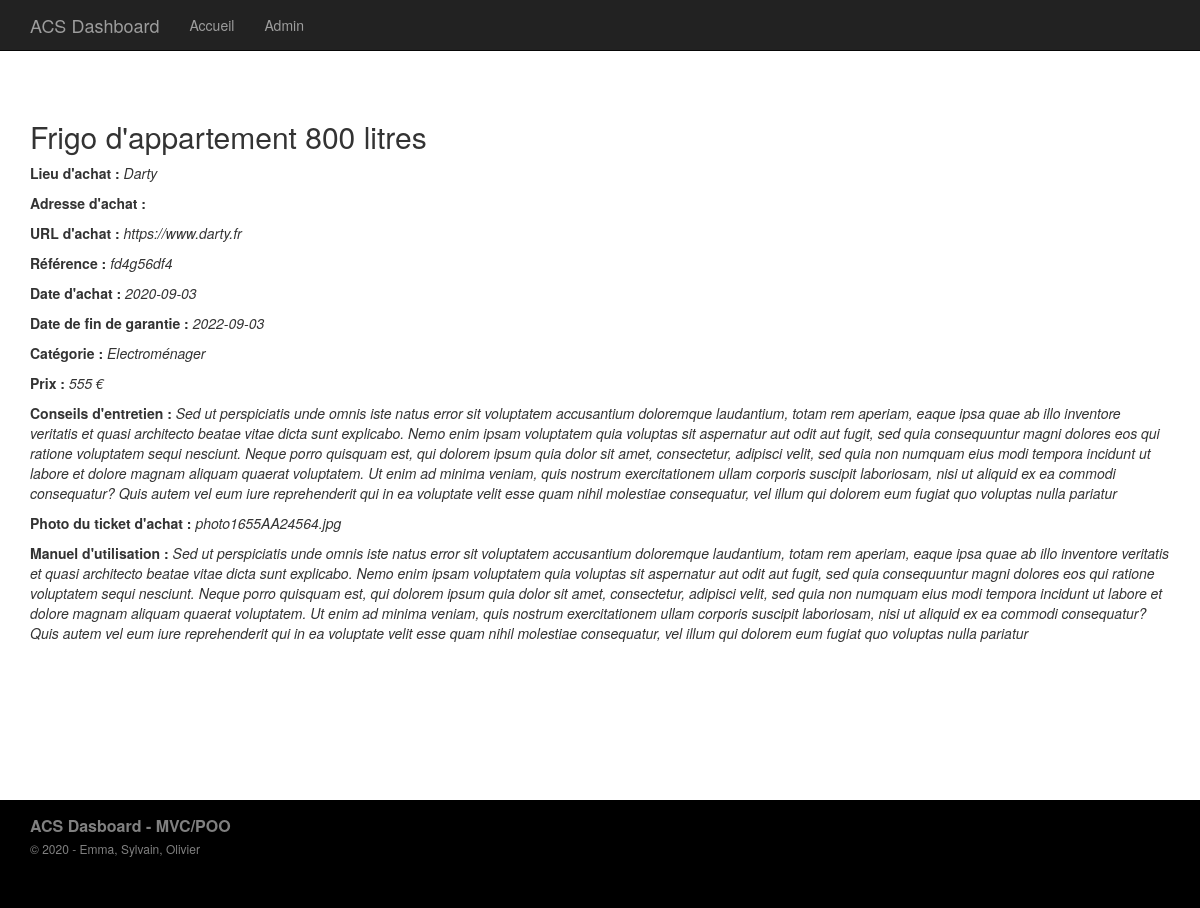
/index.php?p=posts.single&id=5, run on an earlier commit of the app's database.
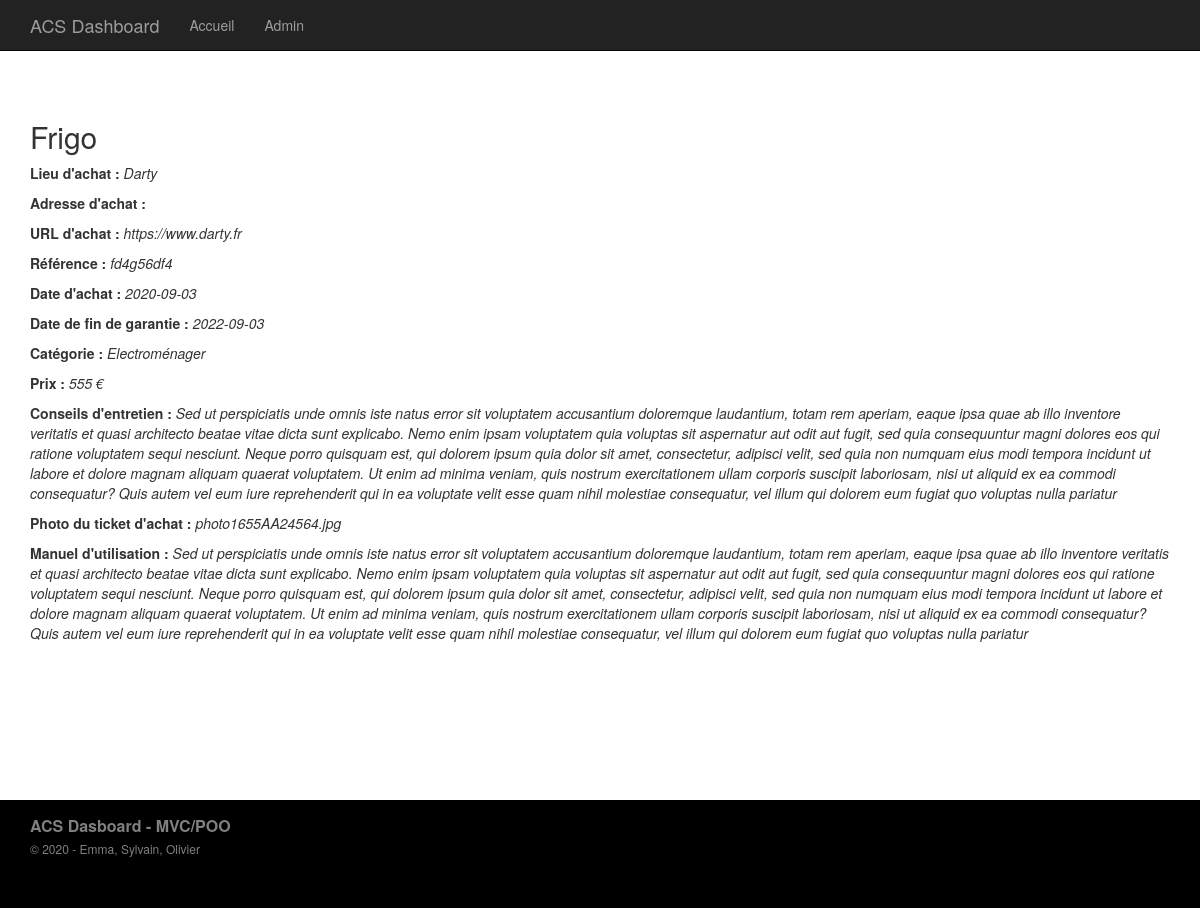
And on a later commit of the database.
### tables this page shows
CREATE TABLE IF NOT EXISTS `articles` (
  `id` int(11) NOT NULL AUTO_INCREMENT,
  `titre` varchar(255) DEFAULT NULL,
  `lieuachat` varchar(255) DEFAULT NULL,
  `adresseachat` varchar(255) DEFAULT NULL,
  `urlachat` varchar(255) DEFAULT NULL,
  `ref` varchar(255) NOT NULL,
  `dateachat` varchar(20) NOT NULL,
  `datefingarantie` varchar(20) NOT NULL,
  `category_id` int(11) DEFAULT NULL,
  `prix` int(10) NOT NULL DEFAULT 0,
  `conseilsentretien` longtext DEFAULT NULL,
  `phototicketachat` varchar(255) DEFAULT NULL,
  `manuelutilisation` longtext DEFAULT NULL,
  PRIMARY KEY (`id`)
);

CREATE TABLE IF NOT EXISTS `categories` (
  `id` int(11) NOT NULL AUTO_INCREMENT,
  `titre` varchar(255) DEFAULT NULL,
  PRIMARY KEY (`id`)
);

### core/Controller/Controller.php (called while the page is built, shortened)
<?php
    class Controller
    {
        protected $viewPath;
        protected function render($view, $variables = [])
        {
            extract($variables);
            require($this->viewPath . str_replace('.', '/', $view) . '.php');
        }
    }

### app/Controller/PostsController.php (called while the page is built, shortened)
<?php
    class PostsController extends AppController
    {
        public function single()
        {
            $article = $this->Post->findWitdhCategory($_GET['id']);
            $this->render('posts.single', compact('article'));
        }
    }

### public/index.php (called while the page is built, shortened)
<?php
    if (isset($_GET['p'])) {
        $page = $_GET['p'];
    } else {
        $page = 'posts.index';
    }
    $page = explode('.', $page);
    if ($page[0] == 'admin') {
        $controller = '\App\Controller\Admin\\' . ucfirst($page[1]) . 'Controller';
        $action = $page[2];
    } else {
        $action = $page[1];
    }
    $controller = new $controller();
    $controller->$action();

### core/Table/Table.php (called while the page is built, shortened)
<?php
    class Table
    {
        protected $db;
        public function __construct(Database $db)
        {
            $this->db = $db;
        }
        public function query($statement, $attributes = null, $one = false)
        {
            if ($attributes) {
                return $this->db->prepare(
                    $statement,
                    $attributes,
                    str_replace('Table', 'Entity', get_class($this)),
                    $one
                );
            } else {
                return $this->db->query(
                    $statement,
                    str_replace('Table', 'Entity', get_class($this)),
                     $one
                );
            }
        }
    }

### core/Database/MysqlDatabase.php (called while the page is built, shortened)
<?php
    class MysqlDatabase extends Database
    {
        private $pdo;
        private function getPDO()
        {
            if ($this->pdo === null) {
                $pdo = new PDO('mysql:dbname=mvc-blog;host=localhost', 'root', '');
                $pdo->setAttribute(PDO::ATTR_ERRMODE, PDO::ERRMODE_EXCEPTION);
                $this->pdo = $pdo;
            }
            return $this->pdo;
        }
        public function prepare($statement, $attributes, $class_name = null, $one = false)
        {
            $req = $this->getPDO()->prepare($statement);
            $res = $req->execute($attributes);
            if ($class_name === null) {
                $req->setFetchMode(PDO::FETCH_OBJ);
            } else {
                $req->setFetchMode(PDO::FETCH_CLASS, $class_name);
            }
            if ($one) {
                $datas = $req->fetch();
            }
            else {
                $datas = $req->fetchAll();
            }
            return $datas;
        }
    }

### app/Table/PostTable.php (called while the page is built, shortened)
<?php
    class PostTable extends Table
    {
        public function findWitdhCategory($id)
        {
            return $this->query(
                "
                SELECT articles.id, articles.titre, articles.lieuachat, articles.adresseachat, articles.urlachat, articles.ref, articles.dateachat, articles.datefingarantie, articles.prix, articles.conseilsentretien, articles.phototicketachat, articles.manuelutilisation, categories.titre as categorie
                FROM articles
                LEFT JOIN categories ON category_id = categories.id
                WHERE articles.id = ?
                ORDER BY articles.id DESC",
                [$id],
                true
            );
        }
    }

### app/Autoloader.php (called while the page is built, shortened)
<?php
  class Autoloader
  {
      public static function autoload($class)
      {
          if (strpos($class, __NAMESPACE__ . '\\') === 0) {
              $class = str_replace(__NAMESPACE__ . '\\', '', $class);
              $class = str_replace('\\', '/', $class);
          }
      }
  }

### core/Autoloader.php (called while the page is built, shortened)
<?php
  class Autoloader
  {
      public static function autoload($class)
      {
          if (strpos($class, __NAMESPACE__ . '\\') === 0) {
              $class = str_replace(__NAMESPACE__ . '\\', '', $class);
              $class = str_replace('\\', '/', $class);
          }
      }
  }

### app/Views/posts/single.php (the view)
<h2><?= $article->titre; ?></h2>
<p><b>Lieu d'achat : </b><em><?= $article->lieuachat; ?></em></p>
<p><b>Adresse d'achat : </b><em><?= $article->adresseachat; ?></em></p>
<p><b>URL d'achat : </b><em><?= $article->urlachat; ?></em></p>
<p><b>Référence : </b><em><?= $article->ref; ?></em></p>
<p><b>Date d'achat : </b><em><?= $article->dateachat; ?></em></p>
<p><b>Date de fin de garantie : </b><em><?= $article->datefingarantie; ?></em></p>
<p><b>Catégorie : </b><em><?= $article->categorie; ?></em></p>
<p><b>Prix : </b><em><?= $article->prix; ?> €</em></p>
<p><b>Conseils d'entretien : </b><em><?= $article->conseilsentretien; ?></em></p>
<p><b>Photo du ticket d'achat : </b><em><?= $article->phototicketachat; ?></em></p>
<p><b>Manuel d'utilisation : </b><em><?= $article->manuelutilisation; ?></em></p>

What changed in the data, as far as the page shows it:
changed articles "Darty": titre "Frigo d'appartement 800 litres" → "Frigo"
